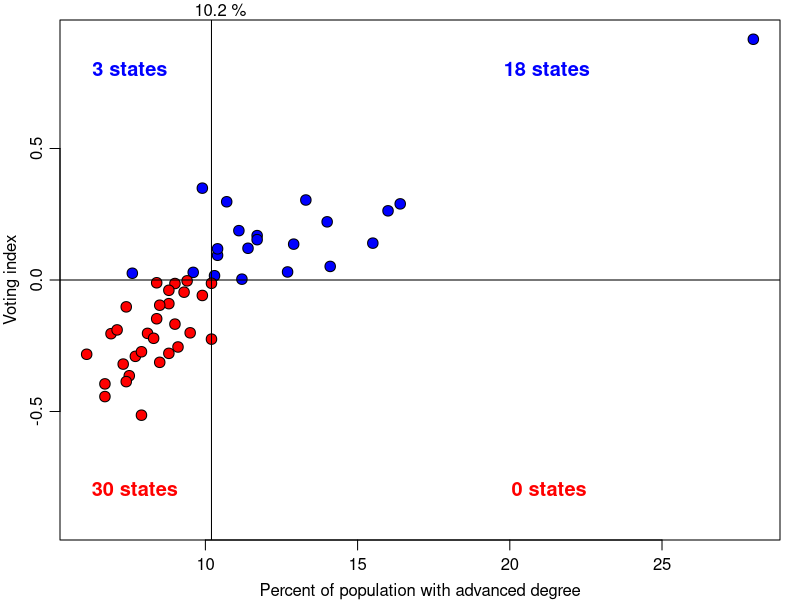

Generate this figure with R:
## Educational-level data, downloaded from
##   http://www.ers.usda.gov/webdocs/DataFiles/CountyLevel_Data_Sets_Download_Data__18026//Education.xls
## on Nov 10, 2016.
ee <- read.csv("12s0233.csv",skip=5,header=FALSE,encoding="utf8", stringsAsFactors=FALSE)

## Use 'letters' to simplify lookup in CSV file.
l <- letters
e <- data.frame(state=ee[,1],
                highschool=ee[, which(l=='t')],
                bachelor=ee[, which(l=='u')],
                advanced=ee[, which(l=='v')])
## Remove whole country, and also remove some summary lines at end.
e <- e[-1,]
education <- head(e, -5)

## Voting data, downloaded by cutting and pasting a table at
##   http://www.nbcnews.com/politics/2016-election/president
## downloaded as of 1611h AST on Nov 10, 2016. (NOTE: the
## text had '%' characters in several columns, but these
## were deleted.)
votes <- read.delim("election2016votes.dat",sep="\t", header=FALSE,
                    stringsAsFactors=FALSE,
                    col.names=c("state", "electoralVotes",
                                "percentIn", "Clinton", "Trump"))
votes$ratio <- votes$Clinton / votes$Trump
votes$index <- ifelse(votes$ratio > 1, votes$ratio-1, -1/votes$ratio+1)
votes$index <- (votes$Clinton - votes$Trump) / (votes$Clinton+votes$Trump)

## Check that tables are aligned
stopifnot(length(votes$state)==sum(votes$state==education$state))


if (!interactive()) png("election2016-usa.png")
par(mar=c(3, 3, 1, 1), mgp=c(2, 0.7, 0))
## hist(education$advanced, main="", xlab="Percent with advanced degree")

## what was the outlier?
subset(education,advanced>20)
## Oh, DC...
DC <- which(education$advanced>20)
## How did they vote in DC?
votes[DC,]


division <- 10.2
H <- education$advanced > division # from visual inspection
Hdem <- votes$index[H] > 0
Hrep <- votes$index[H] < 0
Ldem <- votes$index[!H] > 0
Lrep <- votes$index[!H] < 0

plot(education$advanced, votes$index,
     ylim=c(-1, 1) * max(abs(votes$index)),
     pch=21, cex=1.4,
     bg=ifelse(votes$index>0, "blue", "red"),
     xlab="Percent of population with advanced degree",
     ylab="Voting index")
abline(h=0)

abline(v=division)

mtext(paste(sum(Hdem), "states"),
      side=3, line=-3, adj=0.7, font=2, cex=1.2, col='blue')
mtext(paste(sum(Hrep), "states"),
      side=1, line=-3, adj=0.7, font=2, cex=1.2, col='red')
mtext(paste(sum(Ldem), "states"),
      side=3, line=-3, adj=0.05, font=2, cex=1.2, col='blue')
mtext(paste(sum(Lrep), "states"),
      side=1, line=-3, adj=0.05, font=2, cex=1.2, col='red')
mtext(paste(division, "%"), side=3, line=0, at=10.5)

if (!interactive()) dev.off()

